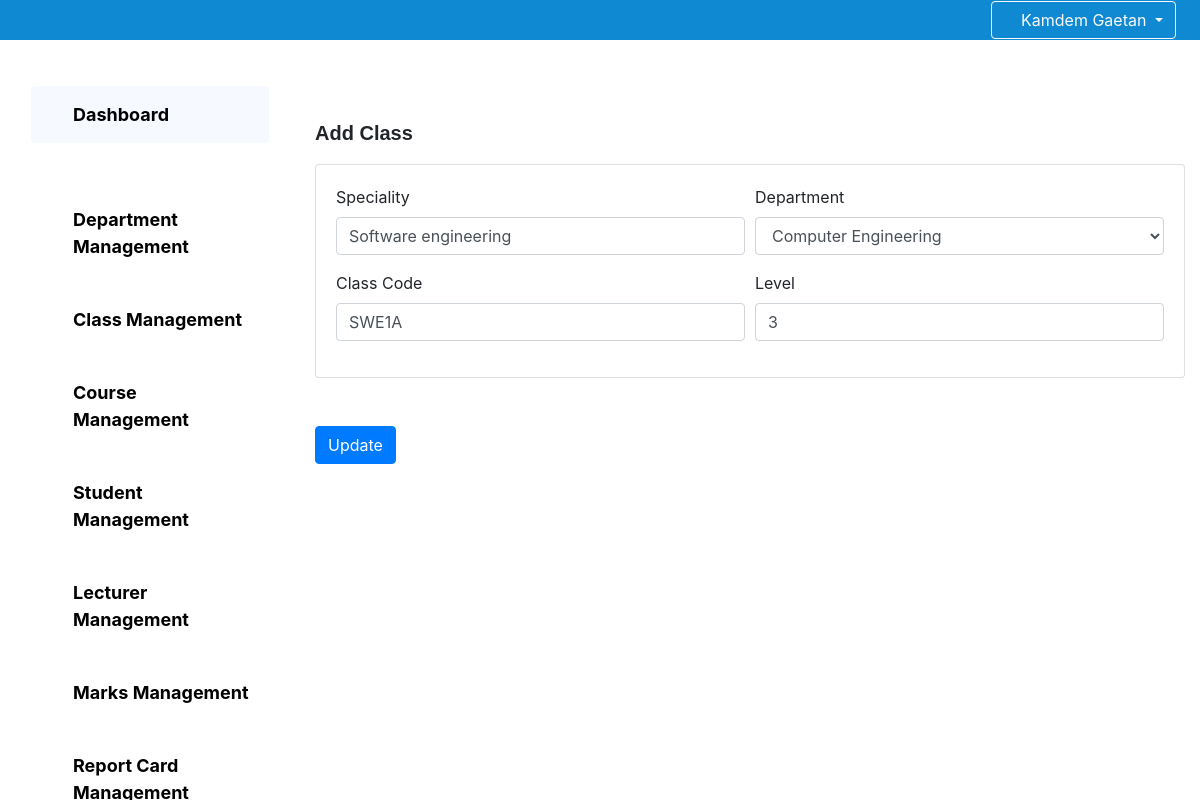
/administration/classes/update/3/ (signed in), run on the app's committed database.
### core/models.py (models this page shows, shortened)
class Classe(models.Model):
    creator=models.ForeignKey(Administrator,on_delete=models.DO_NOTHING)
    classcode=models.CharField(max_length=10)
    classname=models.CharField(max_length=255)
    level=models.CharField(max_length=255,null=True)
    speciality=models.CharField(max_length=255)
    department=models.ForeignKey(Department,on_delete=models.DO_NOTHING,null=True)
    creationdate=models.DateField(default=timezone.now)

### core/Administration/views.py (the view)
# urls.py: path('classes/update/<id>/',views_administration.updateclass, name='updateclass'),
@login_required
def updateclass(request, id):
    departments = Department.objects.all()
    try:
        classe = Classe.objects.get(id=id)
    except Classe.DoesNotExist:
        messages.error(request, "Class not found.")
        return redirect(reverse('administration:classes'))
    if request.method == "POST":
        user = request.user
        speciality = request.POST["speciality"]
        department_name = request.POST["department"]
        classcode = request.POST["classcode"]
        level = request.POST["level"]
        creator = Administrator.objects.get(user=user)
        try:
            department = Department.objects.get(departmentname=department_name)
        except Department.DoesNotExist:
            messages.error(request, "Department not found.")
            return redirect(reverse('administration:classes'))
        classe.speciality = speciality
        classe.department = department
        classe.classcode = classcode
        classe.level = level
        classe.creator = creator
        classe.save()
        messages.success(request, "Class successfully updated.")
        return redirect(reverse('administration:classes'))
    else:
        return render(request, 'administration/editclass.html', {
            "classe": classe,
            "departments": departments
        })

### template/Administration/editclass.html (shortened to what this page needs)
{% extends "Administration/base.html" %}
{% block dash %}
<form method="post" enctype="multipart/form-data" class="needs-validation" novalidate>
    <p class="mt-5" style="font-size: 20px; font-weight: bolder; font-family: Arial, Helvetica, sans-serif;">Add Class</p>
    <div class="card bg-white mt-2 mb-5">
      <div class="card-body">
            <div class="form-row">
              <div class="col-md-6 mb-3">
                <label for="validationTooltip01">Speciality</label>
                <input type="text" class="form-control" name="speciality" id="validationTooltip01" value="{{classe.speciality}}" required>
              </div>
              <div class="col-md-6 mb-3">
                <label for="validationTooltip02">Department</label>
                <select class="form-control" name="department" id="validationTooltip02" required>
                    {% for dept in departments %}
                        <option value="{{ dept.departmentname }}">{{ dept.departmentname }}</option>
                    {% endfor %}
                </select>
              </div>
            </div>
            <div class="form-row">
              <div class="col-md-6 mb-3">
                <label for="validationTooltip03">Class Code</label>
                <input type="text" class="form-control" name="classcode" id="validationTooltip03" value="{{classe.classcode}}" required>
              </div>
              <div class="col-md-6 mb-3">
                <label for="validationTooltip04">Level</label>
                <input type="text" class="form-control" name="level" id="validationTooltip04" value="{{classe.level}}" required>
              </div>
            </div>
      </div>
    </div>
    <button type="submit" class="btn btn-primary">Update</button>
</form>
{% endblock dash %}

### template/base.html (shortened to what this page needs)
{% load static %}
<!DOCTYPE html>
<html lang="en">
<head>
    <link rel="stylesheet" href='{% static "fontawesome/css/all.min.css" %}'>
    {% load bootstrap4 %}
    {% bootstrap_css %}
</head>
<body>
    <nav class="navbar navbar-expand-lg navbar-light bg-primary navbar-fixed">
        <form class="form-inline ml-auto">
            {% if request.user.is_authenticated %}
                <div class="dropdown">
                    <button class="btn btn-outline-light dropdown-toggle" type="button" id="userDropdown" data-toggle="dropdown" aria-haspopup="true" aria-expanded="false">
                        <i class="fas fa-user"></i> {{ request.user.get_full_name|title }}
                    </button>
                </div>
            {% endif %}
        </form>
    </nav>
    <div class="content-wrapper">
        {% block content %}{% endblock content %}
    </div>
    <link rel="stylesheet" href="{%static 'javascripts/bootoast.min.css'%}">
</body>
</html>

### template/base.html (style rules this page uses)
.navbar-fixed { position: fixed; top: 0; width: 100%; z-index: 1000; background-color: rgb(16, 137, 211) !important; padding:0px 2vw 0vw 5vw!important;I }
.content-wrapper { padding-top: 70px; }

### data on the page
Classe: speciality "Software engineering", classcode "SWE1A", level "3"

### other printed values
{{ request.user.get_full_name|title }} "Kamdem Gaetan"
form field department "Computer Engineering"
